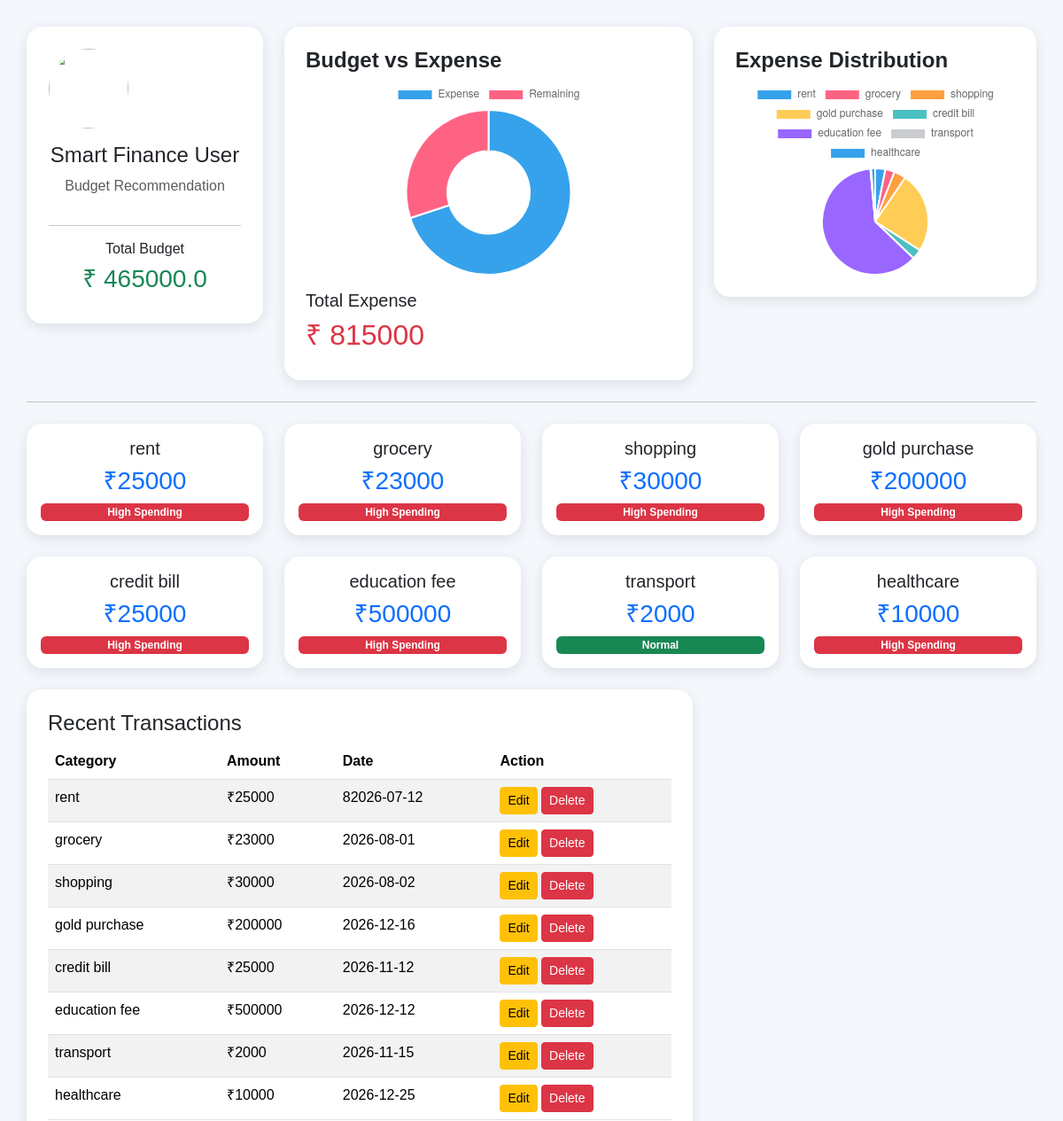
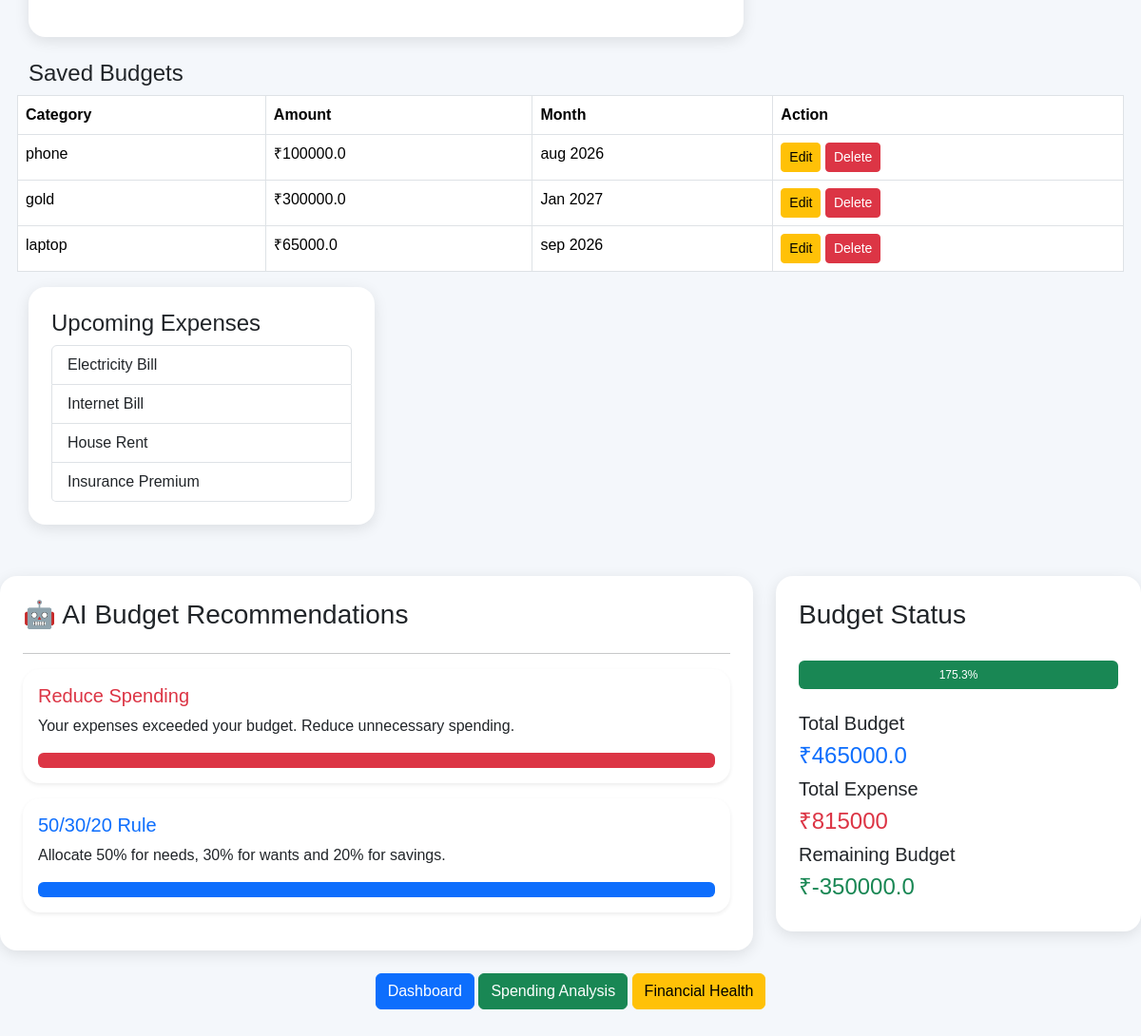
The app's page /budget_recommendation with its own data (2 pictures, top to bottom).
### app.py (models this page shows)
class Expense(db.Model):
    id = db.Column(db.Integer, primary_key=True)
    category = db.Column(db.String(100))
    amount = db.Column(db.Integer)
    date = db.Column(db.String(20))
    description = db.Column(db.String(200))

class Budget(db.Model):
    id = db.Column(db.Integer, primary_key=True)
    category = db.Column(db.String(100), nullable=False)
    amount = db.Column(db.Float, nullable=False)
    month = db.Column(db.String(20), nullable=False)

### app.py (the view)
@app.route("/budget_recommendation")
def budget_recommendation():
    expenses = Expense.query.all()
    budgets = Budget.query.all()
    total_expense = sum(exp.amount for exp in expenses)
    total_budget = sum(b.amount for b in budgets)
    category_totals = {}
    for exp in expenses:
        if exp.category in category_totals:
            category_totals[exp.category] += exp.amount
        else:
            category_totals[exp.category] = exp.amount
    recommendations = []
    if total_expense > total_budget:
        recommendations.append({
            "title": "Reduce Spending",
            "message": "Your expenses exceeded your budget. Reduce unnecessary spending.",
            "color": "danger"
        })
    else:
        recommendations.append({
            "title": "Good Job",
            "message": "You are spending within your budget.",
            "color": "success"
        })
    recommendations.append({
        "title": "50/30/20 Rule",
        "message": "Allocate 50% for needs, 30% for wants and 20% for savings.",
        "color": "primary"
    })
    return render_template(
        "budget_recommendation.html",
        total_budget=total_budget,
        total_expense=total_expense,
        category_totals=category_totals,
        recommendations=recommendations,
        expenses=expenses,
        budgets=budgets
    )

### templates/budget_recommendation.html (shortened to what this page needs)
<!DOCTYPE html>
<html lang="en">
<head>
<link href="https://cdn.jsdelivr.net/npm/bootstrap@5.3.3/dist/css/bootstrap.min.css" rel="stylesheet">
</head>
<body>
<div class="container-fluid">
<div class="row g-4">
<div class="col-lg-3">
<div class="card profile-card">
<img src="https://cdn-icons-png.flaticon.com/512/149/149071.png">
<h4 class="mt-3">Smart Finance User</h4>
<p class="text-muted">
Budget Recommendation
</p>
<hr>
<h6>Total Budget</h6>
<h3 class="text-success">
₹ {{ total_budget }}
</h3>
</div>
</div>
<div class="col-lg-5">
<div class="card p-4">
<h4 class="card-title">
Budget vs Expense
</h4>
<canvas id="budgetChart"></canvas>
<div class="mt-3">
<h5>Total Expense</h5>
<h2 class="text-danger">
₹ {{ total_expense }}
</h2>
</div>
</div>
</div>
<div class="col-lg-4">
<div class="card p-4">
<h4 class="card-title">
Expense Distribution
</h4>
<canvas id="expenseChart"></canvas>
</div>
</div>
</div>
<hr class="my-4">
<div class="row g-4">
    {% for category, amount in category_totals.items() %}
    <div class="col-md-3">
        <div class="card p-3 text-center">
            <h5>{{ category }}</h5>
            <h3 class="text-primary">
                ₹{{ amount }}
            </h3>
            {% if amount > 5000 %}
            <span class="badge bg-danger">
                High Spending
            </span>
            {% else %}
            <span class="badge bg-success">
                Normal
            </span>
            {% endif %}
        </div>
    </div>
    {% endfor %}
</div>
<br>
<div class="row">
    <div class="col-lg-8">
        <div class="card p-4">
            <h4>Recent Transactions</h4>
            <table class="table table-striped table-hover">
                <thead>
                    <tr>
                        <th>Category</th>
                        <th>Amount</th>
                        <th>Date</th>
                        <th>Action</th>
                    </tr>
                </thead>
                <tbody>
                {% for expense in expenses %}
                    <tr>
                        <td>{{ expense.category }}</td>
                        <td>₹{{ expense.amount }}</td>
                        <td>{{ expense.date }}</td>
                        <td>
                            <a href="/edit_expense/{{ expense.id }}"
                               class="btn btn-warning btn-sm">
                                Edit
                            </a>
                            <a href="/delete_expense/{{ expense.id }}"
                               class="btn btn-danger btn-sm">
                                Delete
                            </a>
                        </td>
                    </tr>
                {% endfor %}
                </tbody>
            </table>
        </div>
    </div>
<h4 class="mt-4">Saved Budgets</h4>
<table class="table table-bordered">
<tr>
<th>Category</th>
<th>Amount</th>
<th>Month</th>
<th>Action</th>
</tr>
{% for budget in budgets %}
<tr>
<td>{{ budget.category }}</td>
<td>₹{{ budget.amount }}</td>
<td>{{ budget.month }}</td>
<td>
<a href="/edit_budget/{{ budget.id }}" class="btn btn-warning btn-sm">
Edit
</a>
<a href="/delete_budget/{{ budget.id }}" class="btn btn-danger btn-sm">
Delete
</a>
</td>
</tr>
{% endfor %}
</table>
    <div class="col-lg-4">
        <div class="card p-4">
            <h4>Upcoming Expenses</h4>
            <ul class="list-group">
                <li class="list-group-item">
                    Electricity Bill
                </li>
                <li class="list-group-item">
                    Internet Bill
                </li>
                <li class="list-group-item">
                    House Rent
                </li>
                <li class="list-group-item">
                    Insurance Premium
                </li>
            </ul>
        </div>
    </div>
</div>
<br>
<script>
new Chart(document.getElementById("budgetChart"),{
type:"doughnut",
data:{
labels:["Expense","Remaining"],
datasets:[{
data:[
{{ total_expense }},
{{ total_budget-total_expense }}
]
}]
}
});
new Chart(document.getElementById("expenseChart"),{
type:"pie",
data:{
labels:[
{% for category in category_totals.keys() %}
"{{category}}",
{% endfor %}
],
datasets:[{
data:[
{% for amount in category_totals.values() %}
{{amount}},
{% endfor %}
]
}]
}
});
</script>
</div>
<div class="row">
    <div class="col-lg-8">
        <div class="card p-4">
            <h3>🤖 AI Budget Recommendations</h3>
            <hr>
            <ul class="list-group">
                {% for rec in recommendations %}
                <div class="card shadow-sm mb-3">
                   <div class="card-body">
                      <h5 class="text-{{ rec.color }}">
                        {{ rec.title }}
                      </h5>
                      <p>{{ rec.message }}</p>
                      <div class="progress">
                         <div class="progress-bar bg-{{ rec.color }}"
                            style="width:100%">
                         </div>
                       </div>
                    </div>
                 </div>
                 {% endfor %}
            </ul>
        </div>
    </div>
    <div class="col-lg-4">
        <div class="card p-4">
            <h3>Budget Status</h3>
            <br>
            {% set percentage = (total_expense / total_budget * 100) if total_budget > 0 else 0 %}
            <div class="progress" style="height:30px;">
                <div class="progress-bar bg-success"
                     role="progressbar"
                     style="width: {{ percentage }}%;">
                    {{ percentage|round(1) }}%
                </div>
            </div>
            <br>
            <h5>Total Budget</h5>
            <h4 class="text-primary">
                ₹{{ total_budget }}
            </h4>
            <h5>Total Expense</h5>
            <h4 class="text-danger">
                ₹{{ total_expense }}
            </h4>
            <h5>Remaining Budget</h5>
            <h4 class="text-success">
                ₹{{ total_budget - total_expense }}
            </h4>
        </div>
    </div>
</div>
<br>
<div class="text-center">
    <a href="/dashboard" class="btn btn-primary">
        Dashboard
    </a>
    <a href="/spending_analysis" class="btn btn-success">
        Spending Analysis
    </a>
    <a href="/financial_health" class="btn btn-warning">
        Financial Health
    </a>
</div>
<br><br>
</body>
</html>

### templates/budget_recommendation.html (style rules this page uses)
body { background:#f4f7fb; font-family:Arial, Helvetica, sans-serif; }
.container-fluid { padding:30px; }
.card { border:none; border-radius:18px; box-shadow:0 4px 15px rgba(0,0,0,.1); }
.profile-card { text-align:center; padding:25px; }
.profile-card img { width:90px; height:90px; border-radius:50%; }
.card-title { font-weight:bold; }
canvas { max-height:220px; }

### records on screen
Expense: category "rent", amount "25000", shows "High Spending", date "82026-07-12"
Expense: category "grocery", amount "23000", shows "High Spending", date "2026-08-01"
Expense: category "shopping", amount "30000", shows "High Spending", date "2026-08-02"
Expense: category "gold purchase", amount "200000", shows "High Spending", date "2026-12-16"
Expense: category "credit bill", amount "25000", shows "High Spending", date "2026-11-12"
Expense: category "education fee", amount "500000", shows "High Spending", date "2026-12-12"
Expense: category "transport", amount "2000", shows "Normal", date "2026-11-15"
Expense: category "healthcare", amount "10000", shows "High Spending", date "2026-12-25"
Budget: category "phone", amount "100000.0", month "aug 2026"
Budget: category "gold", amount "300000.0", month "Jan 2027"
Budget: category "laptop", amount "65000.0", month "sep 2026"

### other values on screen
{{ total_budget }} "465000.0"
{{ total_expense }} "815000"
{{ rec.title }} "Reduce Spending" "50/30/20 Rule"
{{ rec.message }} "Your expenses exceeded your budget. Reduce unnecessary spending." "Allocate 50% for needs, 30% for wants and 20% for savings."
{{ percentage|round(1) }} "175.3"
{{ total_budget - total_expense }} "-350000.0"
chart data {{ total_expense }} 815000
chart data {{ total_budget-total_expense }} -350000.0
chart data {{ category }} rent, grocery, shopping, gold purchase, credit bill, education fee, transport, healthcare
chart data {{ amount }} 25000, 23000, 30000, 200000, 25000, 500000, 2000, 10000
